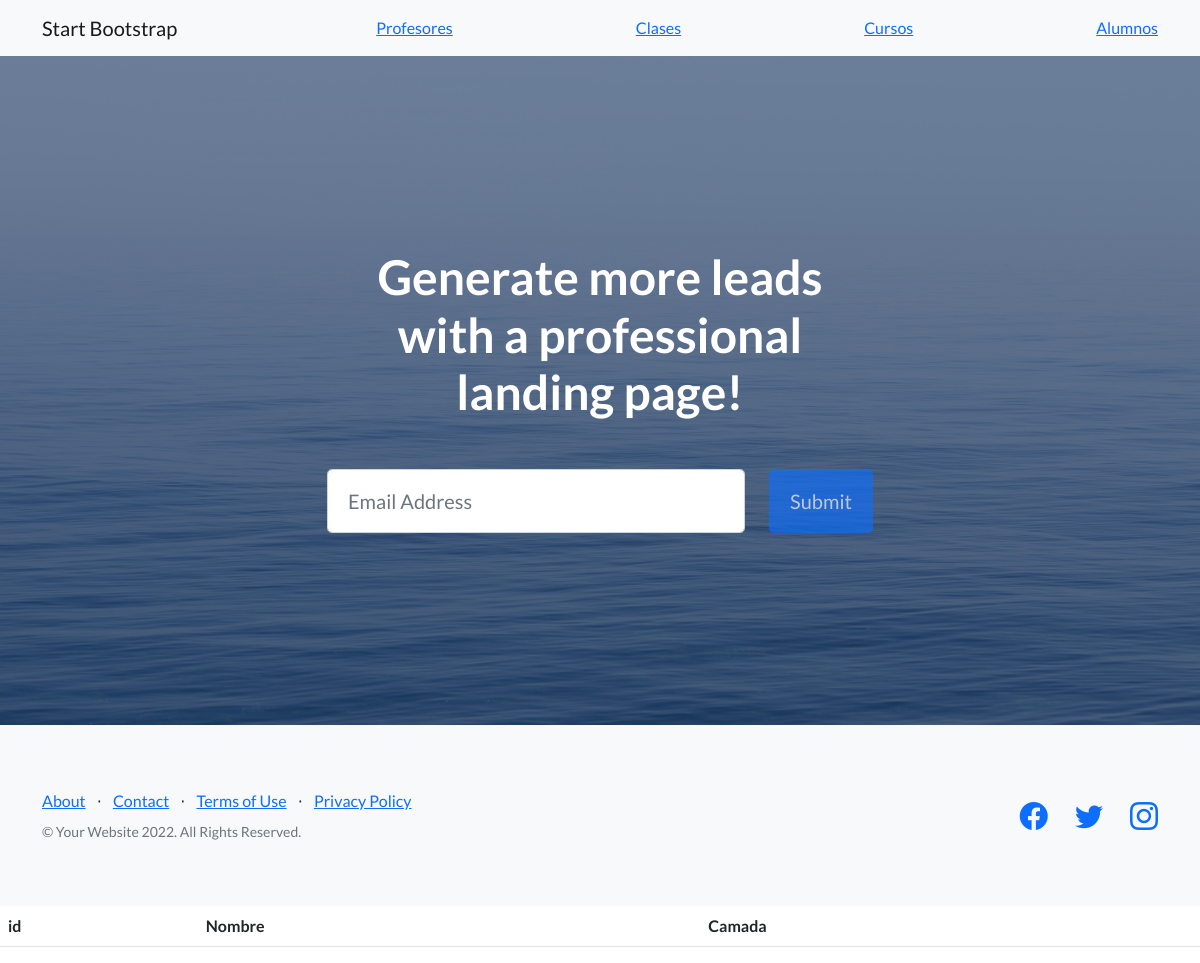
Page /usuarios/cursos on the earlier database version.
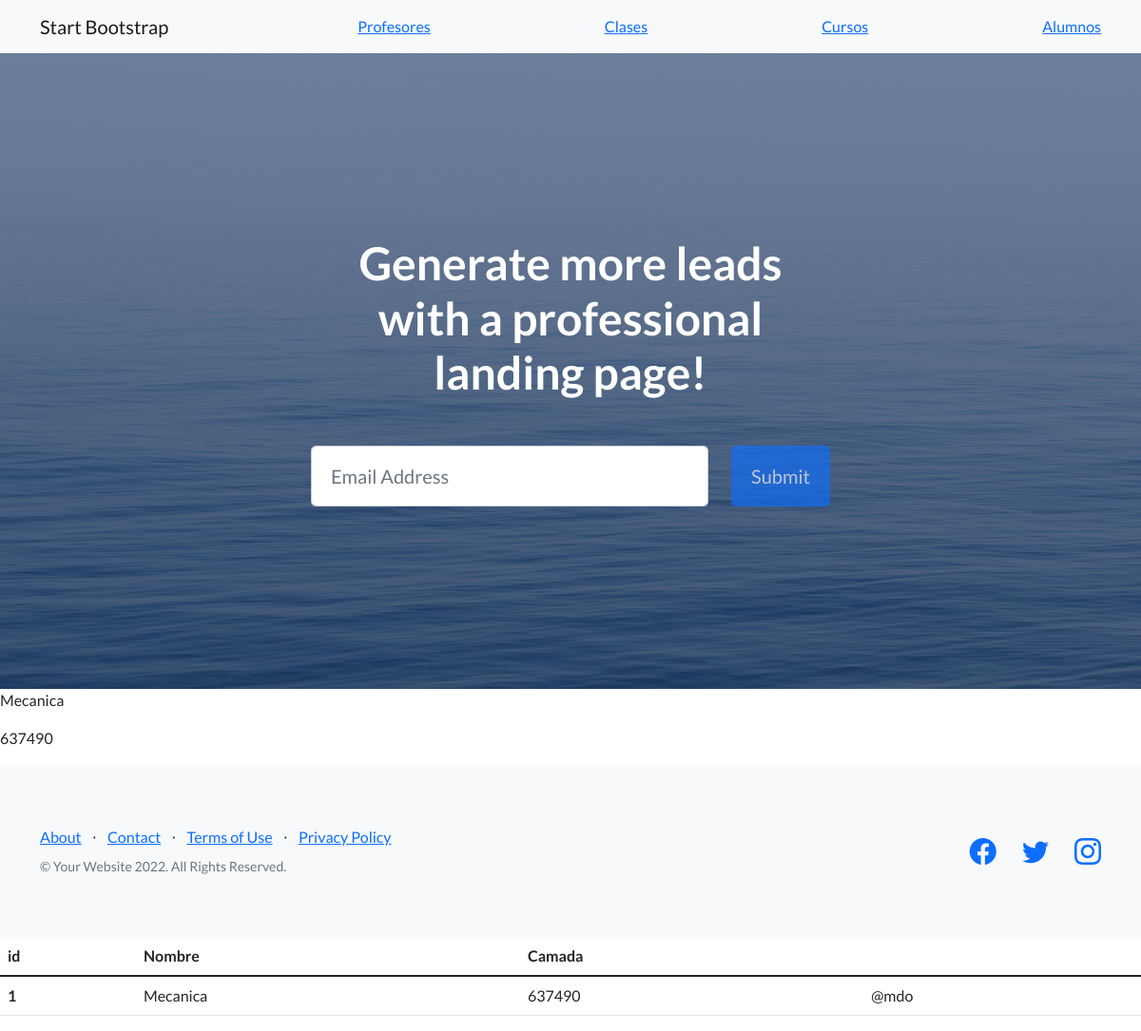
Same page on the later database version.
### usuarios/models.py (models this page shows)
class Curso(models.Model):
    nombre= models.CharField(max_length=40)
    camada= models.IntegerField()

### usuarios/views.py (the view)
# urls.py: path('cursos', views.curso, name='curso'),
def curso(request):
    cursos = Curso.objects.all()
    dicc = {'cursos': cursos}
    plantilla = loader.get_template('materias.html')
    renderizar = plantilla.render(dicc)
    return HttpResponse(renderizar)

### usuarios/templates/materias.html
{% extends "padre.html" %}
{% load static %}
{% block contenido %}
{% for n in cursos %}
    <p> {{n.nombre}} </p>
    <p> {{n.camada}} </p>
{% endfor %}
<table class="table">
    <thead>
        <tr>
            <th scope="col">id</th>
            <th scope="col">Nombre</th>
            <th scope="col">Camada</th>
        </tr>
    </thead>
    <tbody>
        {% for n in cursos %}
        <tr>
            <th scope="row">{{n.id}}</th>
            <td>{{n.nombre}}</td>
            <td>{{n.camada}}</td>
            <td>@mdo</td>
        </tr>
        {% endfor %}
{% endblock %}

Differences in the rows shown:
added Curso: nombre "Mecanica", camada "637490", id "1"
